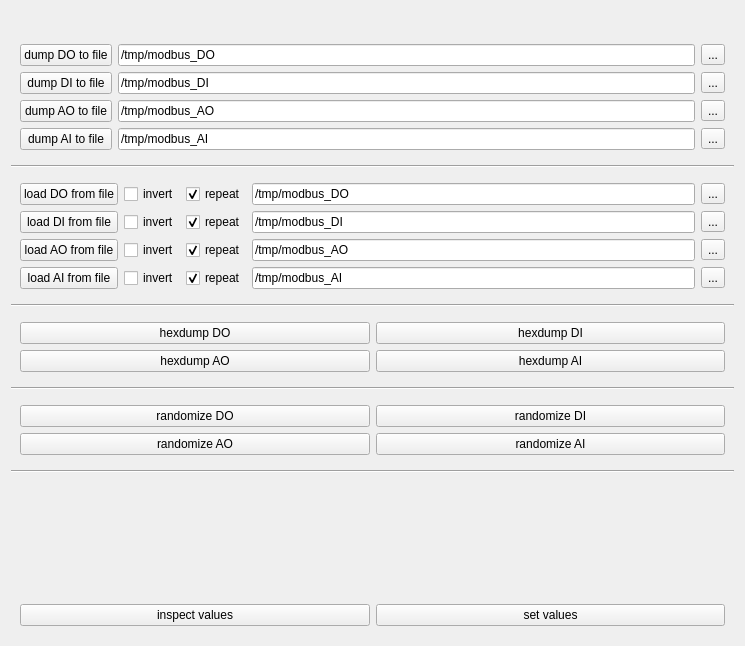
          <widget class="QWidget" name="scrollAreaWidgetContents">
           <property name="geometry">
            <rect>
             <x>0</x>
             <y>-162</y>
             <width>745</width>
             <height>646</height>
            </rect>
           </property>
           <layout class="QGridLayout" name="gridLayout_26">
            <item row="6" column="0">
             <widget class="Line" name="line_11">
              <property name="orientation">
               <enum>Qt::Horizontal</enum>
              </property>
             </widget>
            </item>
            <item row="3" column="0">
             <widget class="QWidget" name="widget_22" native="true">
              <layout class="QGridLayout" name="gridLayout_31">
               <item row="2" column="4">
                <widget class="QToolButton" name="tool_load_ao_file_dialog">
                 <property name="toolTip">
                  <string>Select file to load AO registers. The file is not loaded. Use load button (left) to load registers from dump.</string>
                 </property>
                 <property name="statusTip">
                  <string>Select file to load AO registers. The file is not loaded. Use load button (left) to load registers from dump.</string>
                 </property>
                 <property name="text">
                  <string>...</string>
                 </property>
                 <property name="icon">
                  <iconset theme="document-open">
                   <normaloff>../../../../../.designer/backup</normaloff>../../../../../.designer/backup</iconset>
                 </property>
                </widget>
               </item>
               <item row="3" column="0">
                <widget class="QPushButton" name="tool_load_ai">
                 <property name="toolTip">
                  <string>load AI from file</string>
                 </property>
                 <property name="statusTip">
                  <string>load AI from file</string>
                 </property>
                 <property name="text">
                  <string>load AI from file</string>
                 </property>
                </widget>
               </item>
               <item row="0" column="2">
                <widget class="QCheckBox" name="tool_load_do_repeat">
                 <property name="toolTip">
                  <string>repeat loading the data untill the complete shared memory is filled</string>
                 </property>
                 <property name="statusTip">
                  <string>repeat loading the data untill the complete shared memory is filled</string>
                 </property>
                 <property name="text">
                  <string>repeat</string>
                 </property>
                 <property name="checked">
                  <bool>true</bool>
                 </property>
                </widget>
               </item>
               <item row="1" column="3">
                <widget class="QLineEdit" name="tool_load_di_file">
                 <property name="toolTip">
                  <string>DI dump file</string>
                 </property>
                 <property name="statusTip">
                  <string>DI dump file</string>
                 </property>
                 <property name="text">
                  <string>/tmp/modbus_DI</string>
                 </property>
                </widget>
               </item>
               <item row="0" column="0">
                <widget class="QPushButton" name="tool_load_do">
                 <property name="toolTip">
                  <string>load DO from file</string>
                 </property>
                 <property name="statusTip">
                  <string>load DO from file</string>
                 </property>
                 <property name="text">
                  <string>load DO from file</string>
                 </property>
                </widget>
               </item>
               <item row="3" column="3">
                <widget class="QLineEdit" name="tool_load_ai_file">
                 <property name="toolTip">
                  <string>AI dump file</string>
                 </property>
                 <property name="statusTip">
                  <string>AI dump file</string>
                 </property>
                 <property name="text">
                  <string>/tmp/modbus_AI</string>
                 </property>
                </widget>
               </item>
               <item row="2" column="3">
                <widget class="QLineEdit" name="tool_load_ao_file">
                 <property name="toolTip">
                  <string>AO dump file</string>
                 </property>
                 <property name="statusTip">
                  <string>AO dump file</string>
                 </property>
                 <property name="text">
                  <string>/tmp/modbus_AO</string>
                 </property>
                </widget>
               </item>
               <item row="2" column="1">
                <widget class="QCheckBox" name="tool_load_ao_invert">
                 <property name="toolTip">
                  <string>invert loaded data</string>
                 </property>
                 <property name="statusTip">
                  <string>invert loaded data</string>
                 </property>
                 <property name="text">
                  <string>invert</string>
                 </property>
                </widget>
               </item>
               <item row="1" column="0">
                <widget class="QPushButton" name="tool_load_di">
                 <property name="toolTip">
                  <string>load DI from file</string>
                 </property>
                 <property name="statusTip">
                  <string>load DI from file</string>
                 </property>
                 <property name="text">
                  <string>load DI from file</string>
                 </property>
                </widget>
               </item>
               <item row="0" column="3">
                <widget class="QLineEdit" name="tool_load_do_file">
                 <property name="toolTip">
                  <string>DO dump file</string>
                 </property>
                 <property name="statusTip">
                  <string>DO dump file</string>
                 </property>
                 <property name="text">
                  <string>/tmp/modbus_DO</string>
                 </property>
                </widget>
               </item>
               <item row="1" column="2">
                <widget class="QCheckBox" name="tool_load_di_repeat">
                 <property name="toolTip">
                  <string>repeat loading the data untill the complete shared memory is filled</string>
                 </property>
                 <property name="statusTip">
                  <string>repeat loading the data untill the complete shared memory is filled</string>
                 </property>
                 <property name="text">
                  <string>repeat</string>
                 </property>
                 <property name="checked">
                  <bool>true</bool>
                 </property>
                </widget>
               </item>
               <item row="0" column="1">
                <widget class="QCheckBox" name="tool_load_do_invert">
                 <property name="toolTip">
                  <string>invert loaded data</string>
                 </property>
                 <property name="statusTip">
                  <string>invert loaded data</string>
                 </property>
                 <property name="text">
                  <string>invert</string>
                 </property>
                </widget>
               </item>
               <item row="0" column="4">
                <widget class="QToolButton" name="tool_load_do_file_dialog">
                 <property name="toolTip">
                  <string>Select file to load DO registers. The file is not loaded. Use load button (left) to load registers from dump.</string>
                 </property>
                 <property name="statusTip">
                  <string>Select file to load DO registers. The file is not loaded. Use load button (left) to load registers from dump.</string>
                 </property>
                 <property name="text">
                  <string>...</string>
                 </property>
                 <property name="icon">
                  <iconset theme="document-open">
                   <normaloff>../../../../../.designer/backup</normaloff>../../../../../.designer/backup</iconset>
                 </property>
                </widget>
               </item>
               <item row="3" column="1">
                <widget class="QCheckBox" name="tool_load_ai_invert">
                 <property name="toolTip">
                  <string>invert loaded data</string>
                 </property>
                 <property name="statusTip">
                  <string>invert loaded data</string>
                 </property>
                 <property name="text">
                  <string>invert</string>
                 </property>
                </widget>
               </item>
               <item row="2" column="0">
                <widget class="QPushButton" name="tool_load_ao">
                 <property name="toolTip">
                  <string>load AO from file</string>
                 </property>
                 <property name="statusTip">
                  <string>load AO from file</string>
                 </property>
                 <property name="text">
                  <string>load AO from file</string>
                 </property>
                </widget>
               </item>
               <item row="3" column="2">
                <widget class="QCheckBox" name="tool_load_ai_repeat">
                 <property name="toolTip">
                  <string>repeat loading the data untill the complete shared memory is filled</string>
                 </property>
                 <property name="statusTip">
                  <string>repeat loading the data untill the complete shared memory is filled</string>
                 </property>
                 <property name="text">
                  <string>repeat</string>
                 </property>
                 <property name="checked">
                  <bool>true</bool>
                 </property>
                </widget>
               </item>
               <item row="2" column="2">
                <widget class="QCheckBox" name="tool_load_ao_repeat">
                 <property name="toolTip">
                  <string>repeat loading the data untill the complete shared memory is filled</string>
                 </property>
                 <property name="statusTip">
                  <string>repeat loading the data untill the complete shared memory is filled</string>
                 </property>
                 <property name="text">
                  <string>repeat</string>
                 </property>
                 <property name="checked">
                  <bool>true</bool>
                 </property>
                </widget>
               </item>
               <item row="1" column="4">
                <widget class="QToolButton" name="tool_load_di_file_dialog">
                 <property name="toolTip">
                  <string>Select file to load DI registers. The file is not loaded. Use load button (left) to load registers from dump.</string>
                 </property>
                 <property name="statusTip">
                  <string>Select file to load DI registers. The file is not loaded. Use load button (left) to load registers from dump.</string>
                 </property>
                 <property name="text">
                  <string>...</string>
                 </property>
                 <property name="icon">
                  <iconset theme="document-open">
                   <normaloff>../../../../../.designer/backup</normaloff>../../../../../.designer/backup</iconset>
                 </property>
                </widget>
               </item>
               <item row="1" column="1">
                <widget class="QCheckBox" name="tool_load_di_invert">
                 <property name="toolTip">
                  <string>invert loaded data</string>
                 </property>
                 <property name="statusTip">
                  <string>invert loaded data</string>
                 </property>
                 <property name="text">
                  <string>invert</string>
                 </property>
                </widget>
               </item>
               <item row="3" column="4">
                <widget class="QToolButton" name="tool_load_ai_file_dialog">
                 <property name="toolTip">
                  <string>Select file to load AI registers. The file is not loaded. Use load button (left) to load registers from dump.</string>
                 </property>
                 <property name="statusTip">
                  <string>Select file to load AI registers. The file is not loaded. Use load button (left) to load registers from dump.</string>
                 </property>
                 <property name="text">
                  <string>...</string>
                 </property>
                 <property name="icon">
                  <iconset theme="document-open">
                   <normaloff>../../../../../.designer/backup</normaloff>../../../../../.designer/backup</iconset>
                 </property>
                </widget>
               </item>
              </layout>
             </widget>
            </item>
            <item row="4" column="0">
             <widget class="Line" name="line_10">
              <property name="enabled">
               <bool>true</bool>
              </property>
              <property name="orientation">
               <enum>Qt::Horizontal</enum>
              </property>
             </widget>
            </item>
            <item row="1" column="0">
             <widget class="QWidget" name="widget_20" native="true">
              <property name="enabled">
               <bool>true</bool>
              </property>
              <layout class="QGridLayout" name="gridLayout_28">
               <item row="3" column="1">
                <widget class="QPushButton" name="tool_dump_ai">
                 <property name="enabled">
                  <bool>true</bool>
                 </property>
                 <property name="toolTip">
                  <string>dump AI to file</string>
                 </property>
                 <property name="statusTip">
                  <string>dump AI to file</string>
                 </property>
                 <property name="text">
                  <string>dump AI to file</string>
                 </property>
                </widget>
               </item>
               <item row="1" column="3">
                <widget class="QToolButton" name="tool_dump_di_file_dialog">
                 <property name="toolTip">
                  <string>Select file to dump DI registers. The file is not written. Use dump (left) to execute dump.</string>
                 </property>
                 <property name="statusTip">
                  <string>Select file to dump DI registers. The file is not written. Use dump (left) to execute dump.</string>
                 </property>
                 <property name="text">
                  <string>...</string>
                 </property>
                 <property name="icon">
                  <iconset theme="document-save">
                   <normaloff>../../../../../.designer/backup</normaloff>../../../../../.designer/backup</iconset>
                 </property>
                </widget>
               </item>
               <item row="0" column="3">
                <widget class="QToolButton" name="tool_dump_do_file_dialog">
                 <property name="toolTip">
                  <string>Select file to dump DO registers. The file is not written. Use dump (left) to execute dump.</string>
                 </property>
                 <property name="statusTip">
                  <string>Select file to dump DO registers. The file is not written. Use dump (left) to execute dump.</string>
                 </property>
                 <property name="text">
                  <string>...</string>
                 </property>
                 <property name="icon">
                  <iconset theme="document-save">
                   <normaloff>../../../../../.designer/backup</normaloff>../../../../../.designer/backup</iconset>
                 </property>
                </widget>
               </item>
               <item row="2" column="1">
                <widget class="QPushButton" name="tool_dump_ao">
                 <property name="enabled">
                  <bool>true</bool>
                 </property>
                 <property name="toolTip">
                  <string>dump AO to file</string>
                 </property>
                 <property name="statusTip">
                  <string>dump AO to file</string>
                 </property>
                 <property name="text">
                  <string>dump AO to file</string>
                 </property>
                </widget>
               </item>
               <item row="0" column="2">
                <widget class="QLineEdit" name="tool_dump_do_file">
                 <property name="toolTip">
                  <string>DO dump file</string>
                 </property>
                 <property name="statusTip">
                  <string>DO dump file</string>
                 </property>
                 <property name="text">
                  <string>/tmp/modbus_DO</string>
                 </property>
                </widget>
               </item>
               <item row="1" column="2">
                <widget class="QLineEdit" name="tool_dump_di_file">
                 <property name="toolTip">
                  <string>DI dump file</string>
                 </property>
                 <property name="statusTip">
                  <string>DI dump file</string>
                 </property>
                 <property name="text">
                  <string>/tmp/modbus_DI</string>
                 </property>
                </widget>
               </item>
               <item row="2" column="3">
                <widget class="QToolButton" name="tool_dump_ao_file_dialog">
                 <property name="toolTip">
                  <string>Select file to dump AO registers. The file is not written. Use dump (left) to execute dump.</string>
                 </property>
                 <property name="statusTip">
                  <string>Select file to dump AO registers. The file is not written. Use dump (left) to execute dump.</string>
                 </property>
                 <property name="text">
                  <string>...</string>
                 </property>
                 <property name="icon">
                  <iconset theme="document-save">
                   <normaloff>../../../../../.designer/backup</normaloff>../../../../../.designer/backup</iconset>
                 </property>
                </widget>
               </item>
               <item row="0" column="1">
                <widget class="QPushButton" name="tool_dump_do">
                 <property name="enabled">
                  <bool>true</bool>
                 </property>
                 <property name="toolTip">
                  <string>dump DO to file</string>
                 </property>
                 <property name="statusTip">
                  <string>dump DO to file</string>
                 </property>
                 <property name="text">
                  <string>dump DO to file</string>
                 </property>
                </widget>
               </item>
               <item row="2" column="2">
                <widget class="QLineEdit" name="tool_dump_ao_file">
                 <property name="toolTip">
                  <string>AO dump file</string>
                 </property>
                 <property name="statusTip">
                  <string>AO dump file</string>
                 </property>
                 <property name="text">
                  <string>/tmp/modbus_AO</string>
                 </property>
                </widget>
               </item>
               <item row="1" column="1">
                <widget class="QPushButton" name="tool_dump_di">
                 <property name="enabled">
                  <bool>true</bool>
                 </property>
                 <property name="toolTip">
                  <string>dump DI to file</string>
                 </property>
                 <property name="statusTip">
                  <string>dump DI to file</string>
                 </property>
                 <property name="text">
                  <string>dump DI to file</string>
                 </property>
                </widget>
               </item>
               <item row="3" column="3">
                <widget class="QToolButton" name="tool_dump_ai_file_dialog">
                 <property name="toolTip">
                  <string>Select file to dump AI registers. The file is not written. Use dump (left) to execute dump.</string>
                 </property>
                 <property name="statusTip">
                  <string>Select file to dump AI registers. The file is not written. Use dump (left) to execute dump.</string>
                 </property>
                 <property name="text">
                  <string>...</string>
                 </property>
                 <property name="icon">
                  <iconset theme="document-save">
                   <normaloff>../../../../../.designer/backup</normaloff>../../../../../.designer/backup</iconset>
                 </property>
                </widget>
               </item>
               <item row="3" column="2">
                <widget class="QLineEdit" name="tool_dump_ai_file">
                 <property name="toolTip">
                  <string>AI dump file</string>
                 </property>
                 <property name="statusTip">
                  <string>AI dump file</string>
                 </property>
                 <property name="text">
                  <string>/tmp/modbus_AI</string>
                 </property>
                </widget>
               </item>
              </layout>
             </widget>
            </item>
            <item row="9" column="0">
             <spacer name="verticalSpacer_3">
              <property name="enabled">
               <bool>true</bool>
              </property>
              <property name="orientation">
               <enum>Qt::Vertical</enum>
              </property>
              <property name="sizeHint" stdset="0">
               <size>
                <width>20</width>
                <height>40</height>
               </size>
              </property>
             </spacer>
            </item>
            <item row="7" column="0">
             <widget class="QWidget" name="random_ai" native="true">
              <layout class="QGridLayout" name="gridLayout_30">
               <item row="0" column="0">
                <widget class="QPushButton" name="tool_random_do">
                 <property name="toolTip">
                  <string>start randomize tool</string>
                 </property>
                 <property name="statusTip">
                  <string>start randomize tool</string>
                 </property>
                 <property name="text">
                  <string>randomize DO</string>
                 </property>
                </widget>
               </item>
               <item row="0" column="1">
                <widget class="QPushButton" name="tool_random_di">
                 <property name="toolTip">
                  <string>start randomize tool</string>
                 </property>
                 <property name="statusTip">
                  <string>start randomize tool</string>
                 </property>
                 <property name="text">
                  <string>randomize DI</string>
                 </property>
                </widget>
               </item>
               <item row="1" column="0">
                <widget class="QPushButton" name="tool_random_ao">
                 <property name="toolTip">
                  <string>start randomize tool</string>
                 </property>
                 <property name="statusTip">
                  <string>start randomize tool</string>
                 </property>
                 <property name="text">
                  <string>randomize AO</string>
                 </property>
                </widget>
               </item>
               <item row="1" column="1">
                <widget class="QPushButton" name="tool_random_ai">
                 <property name="toolTip">
                  <string>start randomize tool</string>
                 </property>
                 <property name="statusTip">
                  <string>start randomize tool</string>
                 </property>
                 <property name="text">
                  <string>randomize AI</string>
                 </property>
                </widget>
               </item>
              </layout>
             </widget>
            </item>
            <item row="0" column="0">
             <widget class="QWidget" name="widget_19" native="true">
              <property name="enabled">
               <bool>true</bool>
              </property>
              <layout class="QGridLayout" name="gridLayout_27"/>
             </widget>
            </item>
            <item row="2" column="0">
             <widget class="Line" name="line_12">
              <property name="orientation">
               <enum>Qt::Horizontal</enum>
              </property>
             </widget>
            </item>
            <item row="5" column="0">
             <widget class="QWidget" name="widget_21" native="true">
              <property name="enabled">
               <bool>true</bool>
              </property>
              <layout class="QGridLayout" name="gridLayout_29">
               <item row="1" column="1">
                <widget class="QPushButton" name="tool_hexdump_ai">
                 <property name="enabled">
                  <bool>true</bool>
                 </property>
                 <property name="toolTip">
                  <string>start hexdump tool</string>
                 </property>
                 <property name="statusTip">
                  <string>start hexdump tool</string>
                 </property>
                 <property name="text">
                  <string>hexdump AI</string>
                 </property>
                </widget>
               </item>
               <item row="0" column="1">
                <widget class="QPushButton" name="tool_hexdump_di">
                 <property name="enabled">
                  <bool>true</bool>
                 </property>
                 <property name="toolTip">
                  <string>start hexdump tool</string>
                 </property>
                 <property name="statusTip">
                  <string>start hexdump tool</string>
                 </property>
                 <property name="text">
                  <string>hexdump DI</string>
                 </property>
                </widget>
               </item>
               <item row="0" column="0">
                <widget class="QPushButton" name="tool_hexdump_do">
                 <property name="enabled">
                  <bool>true</bool>
                 </property>
                 <property name="toolTip">
                  <string>start hexdump tool</string>
                 </property>
                 <property name="statusTip">
                  <string>start hexdump tool</string>
                 </property>
                 <property name="text">
                  <string>hexdump DO</string>
                 </property>
                </widget>
               </item>
               <item row="1" column="0">
                <widget class="QPushButton" name="tool_hexdump_ao">
                 <property name="enabled">
                  <bool>true</bool>
                 </property>
                 <property name="toolTip">
                  <string>start hexdump tool</string>
                 </property>
                 <property name="statusTip">
                  <string>start hexdump tool</string>
                 </property>
                 <property name="text">
                  <string>hexdump AO</string>
                 </property>
                </widget>
               </item>
              </layout>
             </widget>
            </item>
            <item row="8" column="0">
             <widget class="Line" name="line_6">
              <property name="orientation">
               <enum>Qt::Horizontal</enum>
              </property>
             </widget>
            </item>
            <item row="10" column="0">
             <widget class="QWidget" name="widget_14" native="true">
              <layout class="QGridLayout" name="gridLayout_20">
               <item row="0" column="0">
                <widget class="QPushButton" name="tool_inspec_values">
                 <property name="text">
                  <string>inspect values</string>
                 </property>
                </widget>
               </item>
               <item row="0" column="1">
                <widget class="QPushButton" name="tool_set_values">
                 <property name="enabled">
                  <bool>true</bool>
                 </property>
                 <property name="text">
                  <string>set values</string>
                 </property>
                </widget>
               </item>
              </layout>
             </widget>
            </item>
           </layout>
          </widget>
